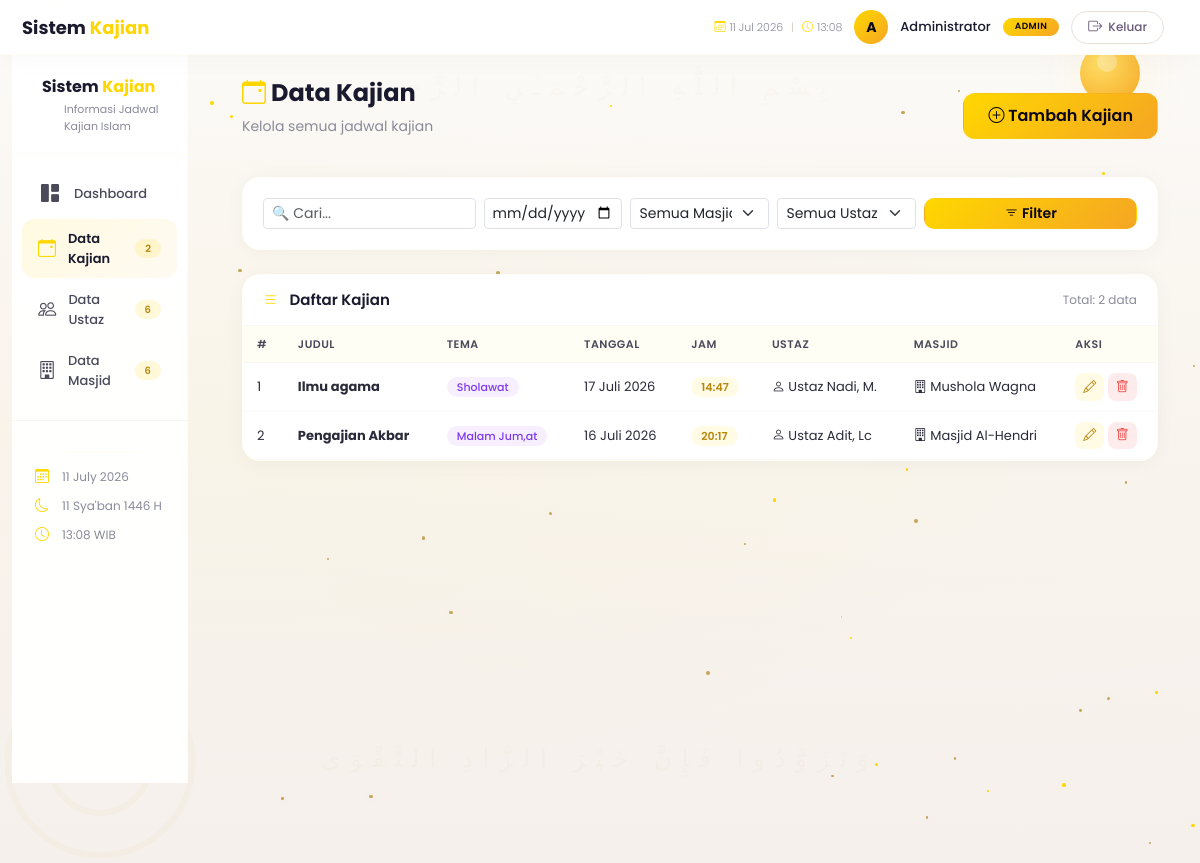
The page /kajian/read.php (signed in) on the database its author committed.
### tables this page shows
CREATE TABLE IF NOT EXISTS `kajian` (
  `id` int(11) NOT NULL AUTO_INCREMENT,
  `judul` varchar(255) NOT NULL,
  `tema` varchar(255) NOT NULL,
  `tanggal` date NOT NULL,
  `jam` time NOT NULL,
  `ustaz_id` int(11) NOT NULL,
  `masjid_id` int(11) NOT NULL,
  `deskripsi` text DEFAULT NULL,
  `created_at` timestamp NOT NULL DEFAULT current_timestamp(),
  `updated_at` timestamp NOT NULL DEFAULT current_timestamp() ON UPDATE current_timestamp(),
  PRIMARY KEY (`id`),
  KEY `ustaz_id` (`ustaz_id`),
  KEY `masjid_id` (`masjid_id`)
);

CREATE TABLE IF NOT EXISTS `ustaz` (
  `id` int(11) NOT NULL AUTO_INCREMENT,
  `nama_ustaz` varchar(255) NOT NULL,
  `bidang_keilmuan` varchar(255) NOT NULL,
  `no_hp` varchar(20) DEFAULT NULL,
  `alamat` text DEFAULT NULL,
  `created_at` timestamp NOT NULL DEFAULT current_timestamp(),
  `updated_at` timestamp NOT NULL DEFAULT current_timestamp() ON UPDATE current_timestamp(),
  PRIMARY KEY (`id`)
);

CREATE TABLE IF NOT EXISTS `masjid` (
  `id` int(11) NOT NULL AUTO_INCREMENT,
  `nama_masjid` varchar(255) NOT NULL,
  `alamat` text NOT NULL,
  `kecamatan` varchar(100) NOT NULL,
  `kota` varchar(100) NOT NULL,
  `no_telepon` varchar(20) DEFAULT NULL,
  `created_at` timestamp NOT NULL DEFAULT current_timestamp(),
  `updated_at` timestamp NOT NULL DEFAULT current_timestamp() ON UPDATE current_timestamp(),
  PRIMARY KEY (`id`)
);

### koneksi.php (called while the page is built, shortened)
<?php
function format_tanggal($tanggal) {
    $bulan = array(
        1 => 'Januari', 'Februari', 'Maret', 'April', 'Mei', 'Juni',
        'Juli', 'Agustus', 'September', 'Oktober', 'November', 'Desember'
    );
    $tgl = date('d', strtotime($tanggal));
    $bln = $bulan[(int)date('m', strtotime($tanggal))];
    $thn = date('Y', strtotime($tanggal));
    return $tgl . ' ' . $bln . ' ' . $thn;
}
function format_jam($jam) {
    return date('H:i', strtotime($jam));
}
function getIslamicDate() {
    $islamicMonths = [
        'Muharram', 'Safar', 'Rabi\'ul Awwal', 'Rabi\'ul Akhir',
        'Jumadil Ula', 'Jumadil Akhir', 'Rajab', 'Sya\'ban',
        'Ramadhan', 'Syawal', 'Dzulqa\'dah', 'Dzulhijjah'
    ];
    $hijriYear = 1446;
    $hijriMonth = (int)date('n') % 12;
    $hijriDay = (int)date('j') % 30;
    return $hijriDay . ' ' . $islamicMonths[$hijriMonth] . ' ' . $hijriYear . ' H';
}
?>

### kajian/read.php (the view, shortened to what this page needs)
<?php
require_once '../koneksi.php';
$limit = 10;
$page = isset($_GET['page']) ? (int)$_GET['page'] : 1;
$offset = ($page - 1) * $limit;
$filter_condition = "1=1";
$query_total = "SELECT COUNT(*) as total FROM kajian k
                JOIN ustaz u ON k.ustaz_id = u.id
                JOIN masjid m ON k.masjid_id = m.id
                WHERE $filter_condition";
$total_result = mysqli_query($koneksi, $query_total);
$total_data = mysqli_fetch_assoc($total_result)['total'];
$query = "SELECT k.*, u.nama_ustaz, m.nama_masjid
          FROM kajian k
          JOIN ustaz u ON k.ustaz_id = u.id
          JOIN masjid m ON k.masjid_id = m.id
          WHERE $filter_condition
          ORDER BY k.tanggal DESC, k.jam DESC
          LIMIT $limit OFFSET $offset";
$result = mysqli_query($koneksi, $query);
$total_kajian_all = mysqli_fetch_assoc(mysqli_query($koneksi, "SELECT COUNT(*) as total FROM kajian"))['total'];
$total_ustaz_all = mysqli_fetch_assoc(mysqli_query($koneksi, "SELECT COUNT(*) as total FROM ustaz"))['total'];
$total_masjid_all = mysqli_fetch_assoc(mysqli_query($koneksi, "SELECT COUNT(*) as total FROM masjid"))['total'];
?>
<!DOCTYPE html>
<html lang="id">
<head>
    <link href="https://cdn.jsdelivr.net/npm/bootstrap@5.3.0/dist/css/bootstrap.min.css" rel="stylesheet">
    <link href="https://cdn.jsdelivr.net/npm/bootstrap-icons@1.11.0/font/bootstrap-icons.css" rel="stylesheet">
</head>
<body>
    <div class="islamic-bg">
        <div class="stars-container" id="stars"></div>
        <div class="moon-wrap"><div class="moon"></div></div>
        <div class="arabic-text top">بِسْمِ اللَّهِ الرَّحْمَـٰنِ الرَّحِيمِ</div>
        <div class="arabic-text bottom">وَتَزَوَّدُوا فَإِنَّ خَيْرَ الزَّادِ التَّقْوَى</div>
    </div>
    <nav class="navbar-premium">
        <div class="container-fluid">
            <div class="row align-items-center w-100">
                <div class="col-md-4 col-6">
                    <a href="../dashboard.php" class="brand">
                        <span>Sistem <span class="gold">Kajian</span></span>
                    </a>
                </div>
                <div class="col-md-8 col-6 text-end">
                    <div class="user-info justify-content-end">
                        <span class="time-display">
                            <i class="bi bi-calendar3"></i> <?php echo date('d M Y'); ?>
                            <span style="margin:0 4px;color:#d0c8c0;">|</span>
                            <i class="bi bi-clock"></i> <?php echo date('H:i'); ?>
                        </span>
                        <div class="user-avatar">
                            <?php echo strtoupper(substr($_SESSION['nama_lengkap'], 0, 1)); ?>
                        </div>
                        <span class="user-name"><?php echo $_SESSION['nama_lengkap']; ?></span>
                        <span class="user-role"><?php echo ucfirst($_SESSION['role']); ?></span>
                        <a href="../logout.php" class="btn-logout-premium">
                            <i class="bi bi-box-arrow-right"></i> Keluar
                        </a>
                    </div>
                </div>
            </div>
        </div>
    </nav>
    <div class="container-fluid">
        <div class="row">
            <div class="col-lg-2 col-md-3">
                <div class="sidebar-premium">
                    <div class="brand-sidebar">
                        <div class="logo-text">
                            <span>Sistem <span class="gold">Kajian</span></span>
                        </div>
                        <div class="sub-text">Informasi Jadwal Kajian Islam</div>
                    </div>
                    <ul class="nav-sidebar">
                        <li><a href="../dashboard.php"><i class="bi bi-grid-1x2-fill"></i> Dashboard</a></li>
                        <li><a href="read.php" class="active"><i class="bi bi-calendar-event"></i> Data Kajian <span class="badge-sidebar"><?php echo $total_kajian_all; ?></span></a></li>
                        <li><a href="../ustaz/read.php"><i class="bi bi-people"></i> Data Ustaz <span class="badge-sidebar"><?php echo $total_ustaz_all; ?></span></a></li>
                        <li><a href="../masjid/read.php"><i class="bi bi-building"></i> Data Masjid <span class="badge-sidebar"><?php echo $total_masjid_all; ?></span></a></li>
                    </ul>
                    <div class="sidebar-footer">
                        <div class="divider-light"></div>
                        <div class="footer-item"><i class="bi bi-calendar3"></i> <span><?php echo date('d F Y'); ?></span></div>
                        <div class="footer-item"><i class="bi bi-moon"></i> <span><?php echo getIslamicDate(); ?></span></div>
                        <div class="footer-item"><i class="bi bi-clock"></i> <span><?php echo date('H:i'); ?> WIB</span></div>
                    </div>
                </div>
            </div>
            <div class="col-lg-10 col-md-9">
                <div class="main-content">
                    <div class="d-flex justify-content-between align-items-center mb-4">
                        <div>
                            <h1 class="page-title"><i class="bi bi-calendar-event" style="color:#FFD700;"></i> Data Kajian</h1>
                            <p class="page-subtitle">Kelola semua jadwal kajian</p>
                        </div>
                        <a href="create.php" class="btn" style="background:linear-gradient(135deg,#FFD700,#f5a623);color:#0a0615;font-weight:600;border-radius:12px;padding:10px 24px;">
                            <i class="bi bi-plus-circle"></i> Tambah Kajian
                        </a>
                    </div>
                    <div class="filter-card">
                        <form method="GET" action="" class="row g-2">
                            <div class="col-md-3">
                                <input type="text" class="form-control form-control-sm" name="search" placeholder="🔍 Cari..." value="<?php echo isset($_GET['search']) ? htmlspecialchars($_GET['search']) : ''; ?>">
                            </div>
                            <div class="col-md-2">
                                <input type="date" class="form-control form-control-sm" name="filter_tanggal" value="<?php echo isset($_GET['filter_tanggal']) ? htmlspecialchars($_GET['filter_tanggal']) : ''; ?>">
                            </div>
                            <div class="col-md-2">
                                <select class="form-select form-select-sm" name="filter_masjid">
                                    <option value="">Semua Masjid</option>
                                </select>
                            </div>
                            <div class="col-md-2">
                                <select class="form-select form-select-sm" name="filter_ustaz">
                                    <option value="">Semua Ustaz</option>
                                </select>
                            </div>
                            <div class="col-md-3">
                                <button type="submit" class="btn btn-sm w-100" style="background:linear-gradient(135deg,#FFD700,#f5a623);color:#0a0615;font-weight:600;border-radius:10px;">
                                    <i class="bi bi-filter"></i> Filter
                                </button>
                            </div>
                        </form>
                    </div>
                    <div class="table-card">
                        <div class="card-header">
                            <h5><i class="bi bi-list"></i> Daftar Kajian</h5>
                            <span style="font-size:12px;color:#8a8a9a;">Total: <?php echo $total_data; ?> data</span>
                        </div>
                        <div class="card-body">
                            <div class="table-responsive">
                                <table class="table table-custom">
                                    <thead>
                                        <tr>
                                            <th>#</th>
                                            <th>Judul</th>
                                            <th>Tema</th>
                                            <th>Tanggal</th>
                                            <th>Jam</th>
                                            <th>Ustaz</th>
                                            <th>Masjid</th>
                                            <th>Aksi</th>
                                        </tr>
                                    </thead>
                                    <tbody>
                                        <?php if (mysqli_num_rows($result) > 0): ?>
                                        <?php $no = $offset + 1; while ($row = mysqli_fetch_assoc($result)): ?>
                                        <tr>
                                            <td><?php echo $no++; ?></td>
                                            <td><strong><?php echo htmlspecialchars($row['judul']); ?></strong></td>
                                            <td><span class="badge-tema"><?php echo htmlspecialchars($row['tema']); ?></span></td>
                                            <td><?php echo format_tanggal($row['tanggal']); ?></td>
                                            <td><span class="badge-time"><?php echo format_jam($row['jam']); ?></span></td>
                                            <td><i class="bi bi-person"></i> <?php echo htmlspecialchars($row['nama_ustaz']); ?></td>
                                            <td><i class="bi bi-building"></i> <?php echo htmlspecialchars($row['nama_masjid']); ?></td>
                                            <td>
                                                <a href="update.php?id=<?php echo $row['id']; ?>" class="btn btn-action btn-edit"><i class="bi bi-pencil"></i></a>
                                                <a href="javascript:void(0)" onclick="konfirmasiHapus('delete.php?id=<?php echo $row['id']; ?>', 'Apakah Anda yakin ingin menghapus kajian &quot;<?php echo htmlspecialchars($row['judul']); ?>&quot;?')" class="btn btn-action btn-delete"><i class="bi bi-trash"></i></a>
                                            </td>
                                        </tr>
                                        <?php endwhile; ?>
                                        <?php endif; ?>
                                    </tbody>
                                </table>
                            </div>
                        </div>
                    </div>
                </div>
            </div>
        </div>
    </div>
</body>
</html>

### rows shown on the page
kajian: judul "Ilmu agama", tema "Sholawat", tanggal "17 Juli 2026", jam "14:47", ustaz.nama_ustaz "Ustaz Nadi, M.", masjid.nama_masjid "Mushola Wagna"
kajian: judul "Pengajian Akbar", tema "Malam Jum,at", tanggal "16 Juli 2026", jam "20:17", ustaz.nama_ustaz "Ustaz Adit, Lc", masjid.nama_masjid "Masjid Al-Hendri"

### other values the page prints
substr($_SESSION['nama_lengkap'], 0, 1) "A"
$_SESSION['nama_lengkap'] "Administrator"
$_SESSION['role'] "ADMIN"
$total_kajian_all "2"
$total_ustaz_all "6"
$total_masjid_all "6"
getIslamicDate() "11 Sya'ban 1446 H"
$total_data "2"
